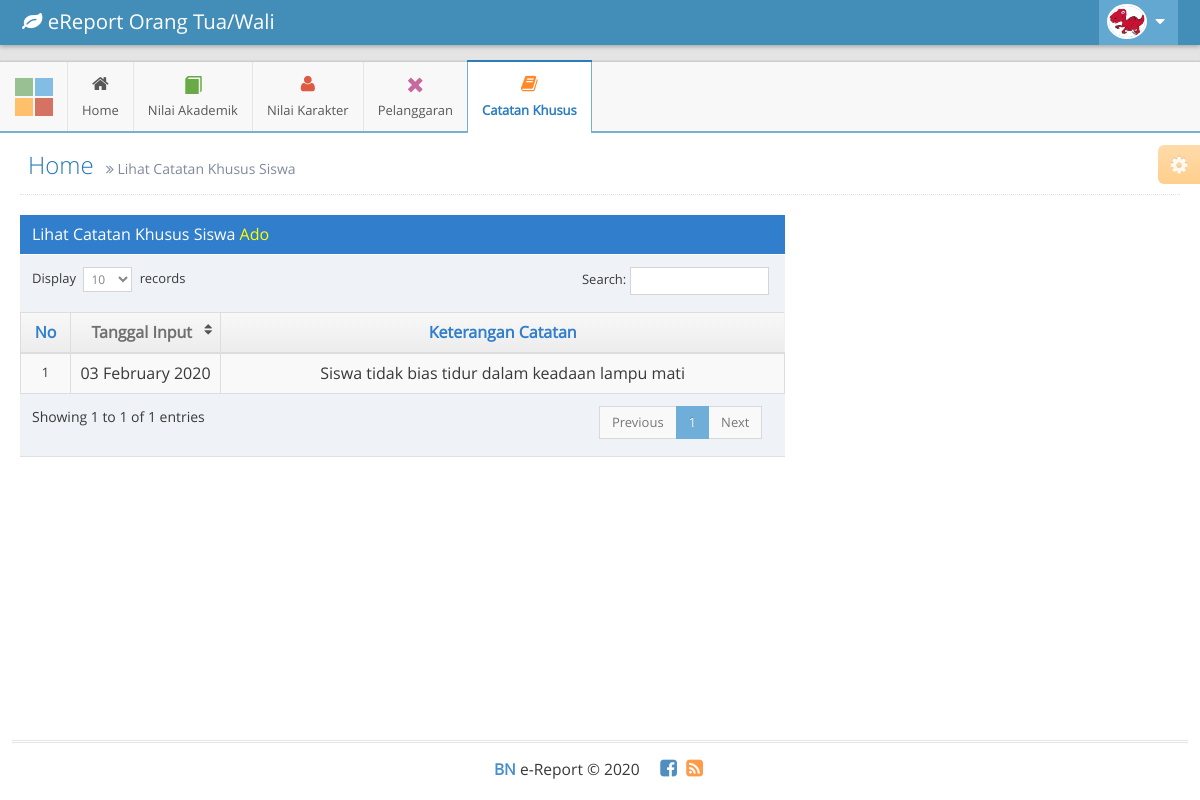
Page /ortu/lihatCatKhusus.php (signed in) on the committed database.
### tables this page shows
CREATE TABLE `tbl_ortu` (
  `id_ortu` varchar(11) NOT NULL,
  `nama_ortu` varchar(100) NOT NULL,
  `jk_ortu` varchar(11) NOT NULL,
  `agama_ortu` varchar(20) NOT NULL,
  `telp_ortu` varchar(15) NOT NULL,
  `alamat_ortu` varchar(100) NOT NULL,
  `foto_ortu` varchar(50) NOT NULL,
  `hub_dg_anak` varchar(100) NOT NULL,
  `username` varchar(50) NOT NULL,
  `password` varchar(100) NOT NULL,
  `level` varchar(20) NOT NULL,
  `id_siswa` varchar(10) NOT NULL
);

CREATE TABLE `tbl_cat_khusus_siswa` (
  `id_cat` int(11) NOT NULL,
  `id_siswa` varchar(10) NOT NULL,
  `id_pembina` varchar(5) NOT NULL,
  `tgl_input` varchar(30) NOT NULL,
  `ket_catatan` text NOT NULL
);

CREATE TABLE `tbl_siswa` (
  `id_siswa` varchar(10) NOT NULL,
  `nama_siswa` varchar(100) NOT NULL,
  `jk_siswa` varchar(10) NOT NULL,
  `telp_siswa` varchar(20) NOT NULL,
  `agama_siswa` varchar(20) NOT NULL,
  `alamat_siswa` varchar(100) NOT NULL,
  `kelas_siswa` varchar(10) NOT NULL,
  `foto_siswa` varchar(50) NOT NULL
);

### ortu/lihatCatKhusus.php (the view, shortened to what this page needs)
<!DOCTYPE html>
<?php
if(!isset($_SESSION['password'])){
	header("location: index.php");
}else{
	include "../config/koneksi.php";
	$user = $_SESSION['username'];
	$result = mysqli_query($conn, "SELECT * FROM tbl_ortu WHERE username='$user'");
	$level = mysqli_fetch_assoc($result);
?>
<html lang="en">
	<head>
		<link rel="stylesheet" href="../assets/css/bootstrap.min.css" />
		<link rel="stylesheet" href="../assets/font-awesome/4.5.0/css/font-awesome.min.css" />
		<link rel="stylesheet" href="../assets/css/ace.min.css" class="ace-main-stylesheet" id="main-ace-style" />
		<link rel="stylesheet" href="../assets/css/ace-skins.min.css" />
		<link rel="stylesheet" href="../assets/css/ace-rtl.min.css" />
	</head>
	<body class="no-skin">
		<div id="navbar" class="navbar navbar-default    navbar-collapse       h-navbar ace-save-state">
			<div class="navbar-container ace-save-state" id="navbar-container">
				<div class="navbar-header pull-left">
					<a href="#" class="navbar-brand">
						<small>
							<i class="fa fa-leaf"></i>
							eReport Orang Tua/Wali
						</small>
					</a>
				</div>
				<div class="navbar-buttons navbar-header pull-right  collapse navbar-collapse" role="navigation">
					<ul class="nav ace-nav">
						<li class="light-blue dropdown-modal user-min">
							<a data-toggle="dropdown" href="#" class="dropdown-toggle">
								<img class="nav-user-photo" src="../pictures/<?php echo $level['foto_ortu'];?>" />
								<i class="ace-icon fa fa-caret-down"></i>
							</a>
						</li>
					</ul>
				</div>
			</div>
		</div>
		<div class="main-container ace-save-state" id="main-container">
			<div id="sidebar" class="sidebar      h-sidebar                navbar-collapse collapse          ace-save-state">
				<div class="sidebar-shortcuts" id="sidebar-shortcuts">
					<div class="sidebar-shortcuts-mini" id="sidebar-shortcuts-mini">
						<span class="btn btn-success"></span>
						<span class="btn btn-info"></span>
						<span class="btn btn-warning"></span>
						<span class="btn btn-danger"></span>
					</div>
				</div>
				<ul class="nav nav-list">
					<li class="hover">
						<a href="../ortu/home.php">
							<i class="menu-icon fa fa-home"></i>
							<span class="menu-text"> Home </span>
						</a>
					</li>
					<li class="hover">
						<a href="../ortu/lihatAkademik.php">
							<i class="menu-icon glyphicon glyphicon-book green"></i>
							<span class="menu-text">
								Nilai Akademik
							</span>
						</a>
					</li>
					<li class="hover">
						<a href="../ortu/lihatPelanggaran.php">
							<i class="menu-icon fa fa-user red"></i>
							<span class="menu-text">
								Nilai Karakter
							</span>
						</a>
					</li>
					<li class="hover">
						<a href="../ortu/lihatPelanggaran.php">
							<i class="menu-icon glyphicon glyphicon-remove pink"></i>
							<span class="menu-text">
								Pelanggaran
							</span>
						</a>
					</li>
					<li class="active open hover">
						<a href="#">
							<i class="menu-icon fa fa-book orange"></i>
							<span class="menu-text">
								Catatan Khusus
							</span>
						</a>
					</li>
				</ul>
			</div>
			<div class="main-content">
				<div class="main-content-inner">
					<div class="page-content">
						<div class="ace-settings-container" id="ace-settings-container">
							<div class="btn btn-app btn-xs btn-warning ace-settings-btn" id="ace-settings-btn">
								<i class="ace-icon fa fa-cog bigger-130"></i>
							</div>
						</div>
						<div class="page-header">
							<h1>
								Home
								<small>
									<i class="ace-icon fa fa-angle-double-right"></i>
									Lihat Catatan Khusus Siswa
								</small>
							</h1>
						</div>
						<div class="row">
							<div class="col-md-8">
								<?php
									$id_siswa		= $level['id_siswa'];
									$query	 = mysqli_query($conn, "SELECT * FROM tbl_cat_khusus_siswa,tbl_ortu,tbl_siswa WHERE
												tbl_cat_khusus_siswa.id_siswa = '$id_siswa' AND tbl_siswa.id_siswa='$id_siswa'
												AND tbl_ortu.id_siswa = '$id_siswa'");
									$result = mysqli_fetch_assoc($query);
									$no = 1;
								?>
								<div class="clearfix">
								</div>
								<div class="table-header">
									<font size="3px">Lihat Catatan Khusus Siswa <font color="yellow"><?php echo $result['nama_siswa']; ?></font></font>
								</div>
								<div>
									<table id="dynamic-table" class="table table-striped table-bordered table-hover">
									<thead>
									<tr>
										<th width="20px" class="center">
											<label class="pos-rel"><font size="3px"><b>No</b></font>
											</label>
										</th>
										<th width="150px" class="center"><font size="3px">Tanggal Input</font></th>
										<th class="center"><font size="3px">Keterangan Catatan</font></th>
									</tr>
									</thead>
									<?php
													$id_siswa = $level['id_siswa'];
													$query = mysqli_query($conn, "SELECT * FROM tbl_cat_khusus_siswa, tbl_siswa, tbl_ortu
															WHERE tbl_cat_khusus_siswa.id_siswa='$id_siswa' AND tbl_siswa.id_siswa='$id_siswa'
															AND tbl_ortu.id_siswa='$id_siswa'");
													while($rerow = mysqli_fetch_assoc($query)){
												?>
												<tr>
													<td width="50px" class="center">
														<label class="pos-rel">
															<?php echo $no;?>
														</label>
													</td>
													<td width="150px" class="center">
														<font size="3px"><?php echo $rerow['tgl_input'];?></font>
													</td>
													<td class="center">
														<font size="3px"><?php echo $rerow['ket_catatan'];?></font>
													</td>
												</tr>
													<?php $no++; } ?>
									</table>
									<br>
								</div>
							</div>
						</div>
					</div>
				</div>
			</div>
			<div class="footer">
				<div class="footer-inner">
					<div class="footer-content">
						<span class="bigger-120">
							<span class="blue bolder">BN</span>
							e-Report &copy; 2020
						</span>
						<span class="action-buttons">
							<a href="#">
								<i class="ace-icon fa fa-facebook-square text-primary bigger-150"></i>
							</a>
							<a href="#">
								<i class="ace-icon fa fa-rss-square orange bigger-150"></i>
							</a>
						</span>
					</div>
				</div>
			</div>
		</div>
	</body>
</html>
<?php
}
?>

### rows in the picture
tbl_ortu: foto_ortu (picture)
tbl_cat_khusus_siswa: id_siswa.nama_siswa "Ado", tgl_input "03 February 2020", ket_catatan "Siswa tidak bias tidur dalam keadaan lampu mati"
